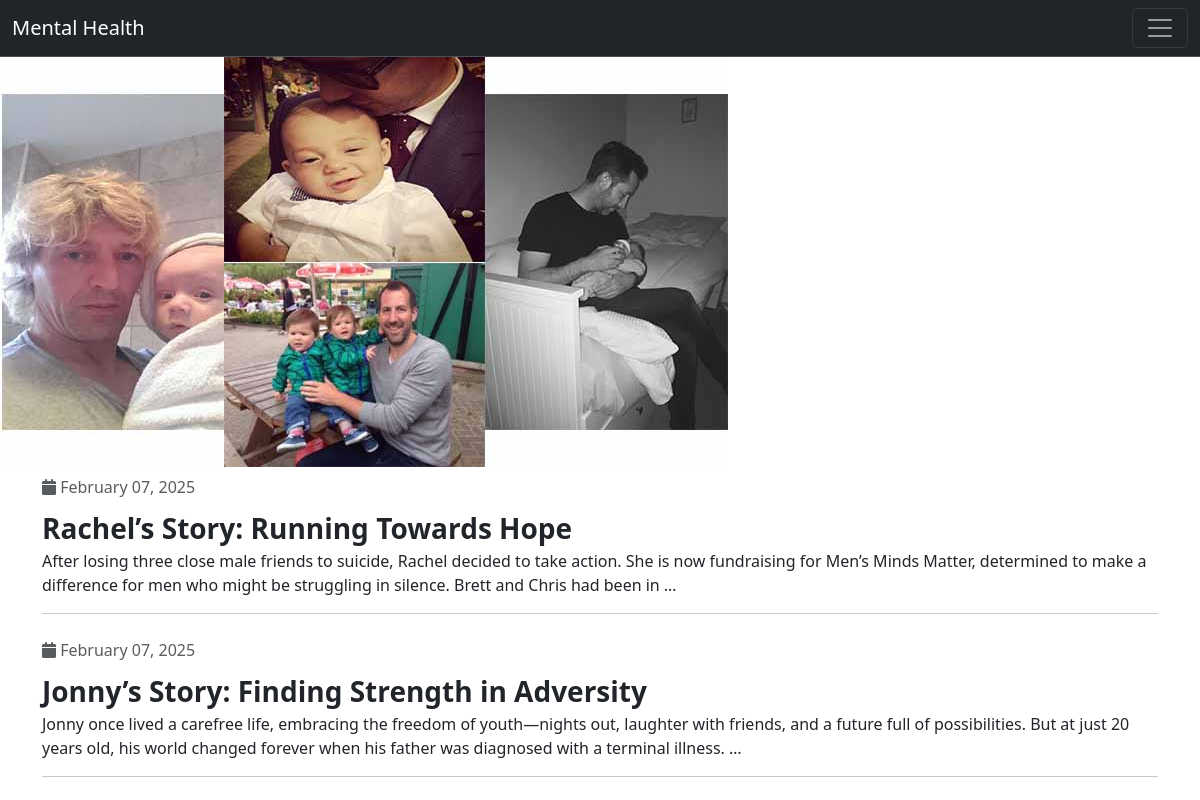
Before: / with the older database file.
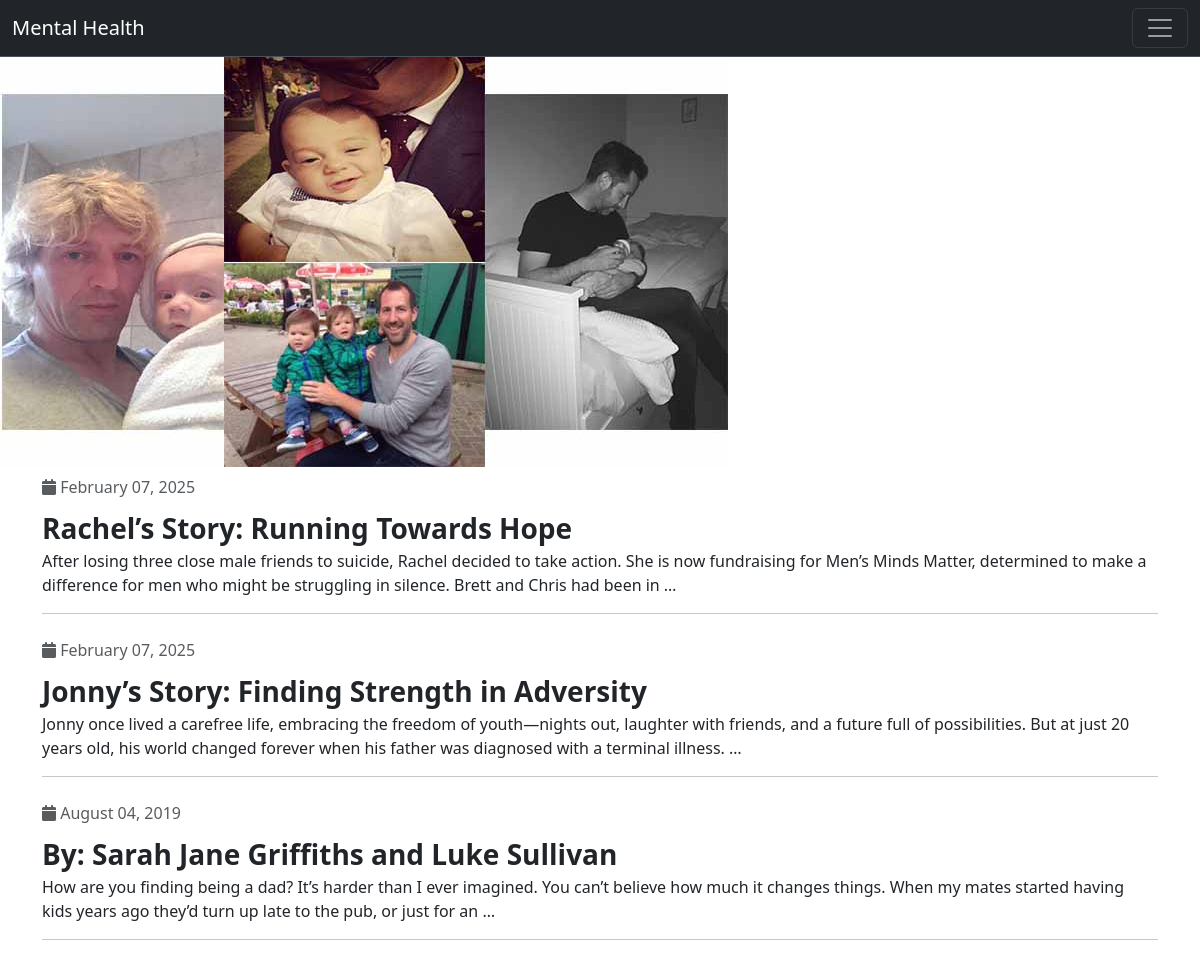
After: the same page with the newer database file.
### blog/models.py (models this page shows, shortened)
class Post(models.Model):
    title = models.CharField(max_length=100)
    description = models.TextField()
    date_posted = models.DateField()
    image = models.ImageField(upload_to="images/", blank=True)

### blog/views.py (the view)
# urls.py: path("", blog_list, name="blog_list"),
def blog_list(request):
    posts = Post.objects.all()
    return render(request, "list.html", {"posts": posts})

### blog/templates/list.html (shortened to what this page needs)
{% load static %}
<!DOCTYPE html>
<html lang="en">
  <head>
    <link rel="stylesheet" href="{% static 'css/style.css' %}" />
    <link
      href="https://cdn.jsdelivr.net/npm/bootstrap@5.3.3/dist/css/bootstrap.min.css"
      rel="stylesheet"
    />
    <link
      rel="stylesheet"
      href="https://cdnjs.cloudflare.com/ajax/libs/font-awesome/6.7.2/css/all.min.css"
    />
  </head>
  <body>
    <header>
      <nav
        class="navbar bg-dark border-bottom border-body"
        data-bs-theme="dark"
      >
        <div class="container-fluid">
          <a class="navbar-brand" href="#">Mental Health</a>
          <button
            class="navbar-toggler"
            type="button"
            data-bs-toggle="collapse"
            data-bs-target="#navbarNav"
            aria-controls="navbarNav"
            aria-expanded="false"
            aria-label="Toggle navigation"
          >
            <span class="navbar-toggler-icon"></span>
          </button>
        </div>
      </nav>
    </header>
    <main role="main">
      <div class="hero">
        <img src="{% static 'img/fathers.jpg' %}" alt="" />
      </div>
      <section class="container">
        <ul class="list-unstyled">
          {% for post in posts %}
          <li class="text-muted py-2">
            <i class="fa fa-calendar"></i>
            {{ post.date_posted|date:"F d, Y" }}
          </li>
          <li>
            <a
              href="{% url 'blog_detail' post.title %}"
              class="fw-bold text-decoration-none py-2 text-dark fs-3"
              >{{ post.title}}</a
            >
          </li>
          <li>{{ post.description|truncatewords:40 }}</li>
          <hr class="dotted" />
          {% endfor %}
        </ul>
      </section>
    </main>
  </body>
</html>

Changed rows visible on the page:
added Post: date_posted "August 04, 2019", title "By: Sarah Jane Griffiths and Luke Sullivan", description "How are you finding being a dad? It’s harder than I ever imagined. You can’t believe how much it changes things. When my mates started having kids years ago they’d turn up late to the pub, or just for an …"
